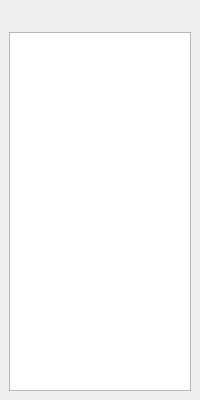
<?xml version="1.0" encoding="UTF-8"?>
<ui version="4.0">
 <class>DataSourceDockWidget</class>
 <widget class="QDockWidget" name="DataSourcePanelDockWidget">
  <property name="geometry">
   <rect>
    <x>0</x>
    <y>0</y>
    <width>200</width>
    <height>400</height>
   </rect>
  </property>
  <property name="windowTitle">
   <string>Data Sources</string>
  </property>
  <widget class="QWidget" name="dockWidgetContents">
   <layout class="QVBoxLayout" name="verticalLayout">
    <item>
     <widget class="QToolBar" name="toolbar">
      <property name="floatable"><bool>false</bool></property>
     </widget>
    </item>
    <item>
     <widget class="QStackedWidget" name="stk_sourcesview">
      <widget class="QTableView" name="v_sources_table"/>
      <widget class="QTreeView" name="v_sources_tree"/>
     </widget>
    </item>
   </layout>
  </widget>
 </widget>
 <resources/>
 <connections/>
</ui>
